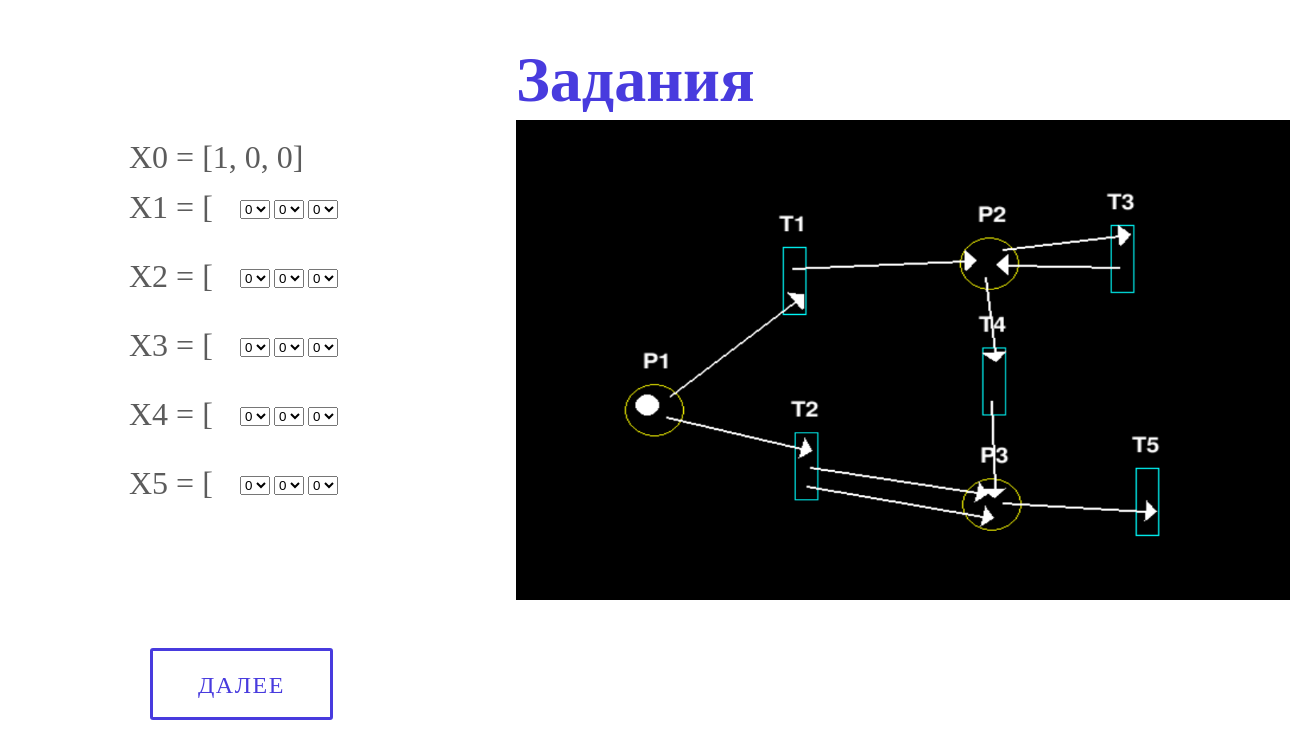
/tasks/1/, run on the app's committed database.
### database_setup.py (models this page shows)
class Task(Base):
    __tablename__ = 'tasks'
    id = Column(Integer, primary_key=True, nullable=False)
    x0 = Column(String(250), nullable=False)
    img = Column(String(250), nullable=False)
    iterations = Column(Integer, nullable=False)
    answers = Column(String(250), nullable=False)
    sets = Column(Integer, nullable=False)

### app.py (the view)
@app.route('/tasks/<task_num>/', methods=['POST', 'GET'])
def tasks(task_num):
    global name, result, alert
    alert = 0
    if request.method == 'POST':
        if task_num == '0':
            name = ''
            result = 0
            name = request.form['name']
            return redirect(url_for("tasks", task_num=1))
        else:
            get_tasks = session.query(Task).all()
            task = get_tasks[int(task_num)-1]
            listt = list(range(0, task.iterations+1))
            answers = []
            for _ in range(int(task.iterations)):
                a = []
                for _1 in range(int(task.sets)):
                    a.append(int(request.form[f'class{_+2}-{_1+1}']))
                answers.append(a)
            if str(answers) == (task.answers):
                result += 1
            return redirect(url_for("tasks", task_num=task.id+1))
    elif request.method == 'GET':
        if task_num == '0':
            return render_template('tasks.html', task = 0)
        else:
            get_tasks = session.query(Task).all()
            try:
                task = get_tasks[int(task_num)-1]
                listt = list(range(0, task.iterations+1))
                listt2 = list(range(0, task.sets))
                return render_template('tasks.html', task = task, listt=listt, listt2=listt2)
            except Exception:
                if name == '':
                    return render_template('tasks.html', task = 100, result = result, lenght = tasks_lenght, result_procent = (100/tasks_lenght)*result)
                newUser = User(name=name, result=result, result_procent=(100/tasks_lenght)*result, username=os.environ.get( "USERNAME" ))
                session.add(newUser)
                session.commit()
                return render_template('tasks.html', task = 100, result = result, lenght = tasks_lenght, result_procent = (100/tasks_lenght)*result)

### templates/tasks.html (shortened to what this page needs)
<!DOCTYPE html>
<html lang="en">
    <head>
        <link type="text/css" rel="stylesheet" href="../../static/css/style.css" media="all" />
    </head>
    <body>
        <div class="gradient-background">
            <div class="d-flex flex-column justify-content-center w-100 h-100">
               <div class="d-flex flex-column justify-content-center align-items-center">
                 <div class="btn-group my-5">
                    <h1 style="top: 0%; left: 40%;;">Задания</h1>
                    <form class="login_form" method="post">
                    {% if task == 0 %}
                      <p style="position: absolute; top: 20%; left: 7%">Вам будут даны изображения сетей Петри. Ваша цель - записать количество фишек в каждом
                        множестве после срабатывания каждого перехода. Например, если в первом множестве 0 фишек,
                        а во втором множестве 1 фишка, то ответ будет выглядеть так: [0, 1]
                      </p>
                      <input style="position: absolute; left: 42%; top: 55%;" type="name" class="form-control" id="name" placeholder="Введите Ваше ФИО" name="name">
                      <button type="submit_name" class="btn" style="position: absolute; left: 41%; top: 65%;">НАЧАТЬ</button>
                      <nav role="navigation">
                        <div id="menuToggle">
                          <input type="checkbox" />
                          <span></span>
                          <span></span>
                          <span></span>
                          <ul id="menu">
                            <a href="{{url_for('index')}}"><li>Главная</li></a>
                            <a href="{{url_for('simulator')}}"><li>Симулятор</li></a>
                            <a href="{{url_for('instruction')}}"><li>Инструкция к симулятору</li></a>
                            <a href="{{url_for('theory')}}"><li>Теория</li></a>
                            <a href="{{url_for('tasks', task_num = 0)}}"><li>Задания</li></a>
                            <a href="{{url_for('results')}}"><li>Результаты</li></a>
                          </ul>
                        </div>
                      </nav>
                    {% else %}
                      <img src="{{task.img}}" width = "800" height="480" style="position: absolute; left: 40%; top: 15%;">
                      <div style="padding-top: 100px;">
                      <ul style="list-style-type: ''; margin-top: 0px;">
                      {% for n in listt %}
                        {% if loop.first %}
                          <li style="line-height: 50px;"><p style="position: absolute; left: 10%;">X0 = {{task.x0}}</p></li>
                        {% else %}
                          <li style="line-height: 50px;"><p style="position: absolute; left: 10%;">X{{ loop.index-1 }} = [</p></li>
                          {% set num = loop.index %}
                          {% for m in listt2 %}
                            {% if loop.first %}
                            <div class="form-group" style="display:inline-block; margin-left: 200px;">
                              <select class="form-control" id="classSelect" name="class{{num}}-{{loop.index}}">
                                <option>0</option>
                              </select>
                            </div>
                            {% else %}
                            <div class="form-group" style="display:inline-block;">
                              <select class="form-control" id="classSelect" name="class{{num}}-{{loop.index}}">
                                <option>0</option>
                              </select>
                            </div>
                            {% endif %}
                          {% endfor %}
                        {% endif %}
                      {% endfor %}
                      </ul>
                      </div>
                    <button type="submit" class="btn" style="position: absolute; left: 150px; bottom: 10%;">Далее</button>
                    {% endif %}
                  </form>
                 </div>
               </div>
             </div>
           </div>
    </body>
</html>

### static/css/style.css (style rules this page uses)
.gradient-background { background: linear-gradient(-45deg, #f6f6f6); background-size: 400% 400%; animation: gradient 15s ease infinite; height: 100vh; }
body { margin: 0%; }
h1 { position: absolute; font-size: 4em; color: #483bde; }
p { position: absolute; font-size: 2em; color: #5C5C5C; font-family: "DIN"; }
.btn { background-color: transparent; border: 3px solid #483bde; color: #483bde; float: left; letter-spacing: 1.5px; padding: 22px 45px 20px; text-decoration: none; text-transform: uppercase; border-radius: 3px; -webkit-border-radius: 3px; -moz-border-radius: 3px; -ms-border-radius: 3px; -o-border-radius: 3px; font-family: "Chalet"; font-size: 1.5em; font-weight: 300; line-height: 24px; -moz-transition: background-color 0.15s linear; -o-transition: background-color 0.15s linear; -webkit-transition: background-color 0.15s linear; transition: background-color 0.15s linear; }

### data on the page
Task: img (picture), x0 "[1, 0, 0]"
